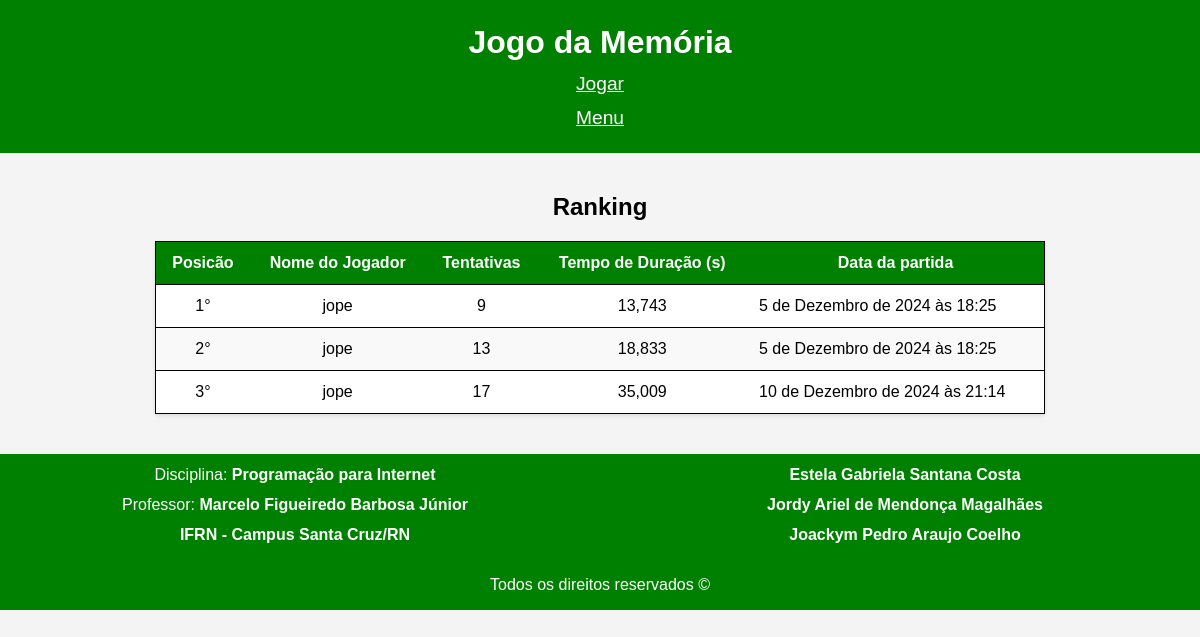
Before: /rank/ with the older database file.
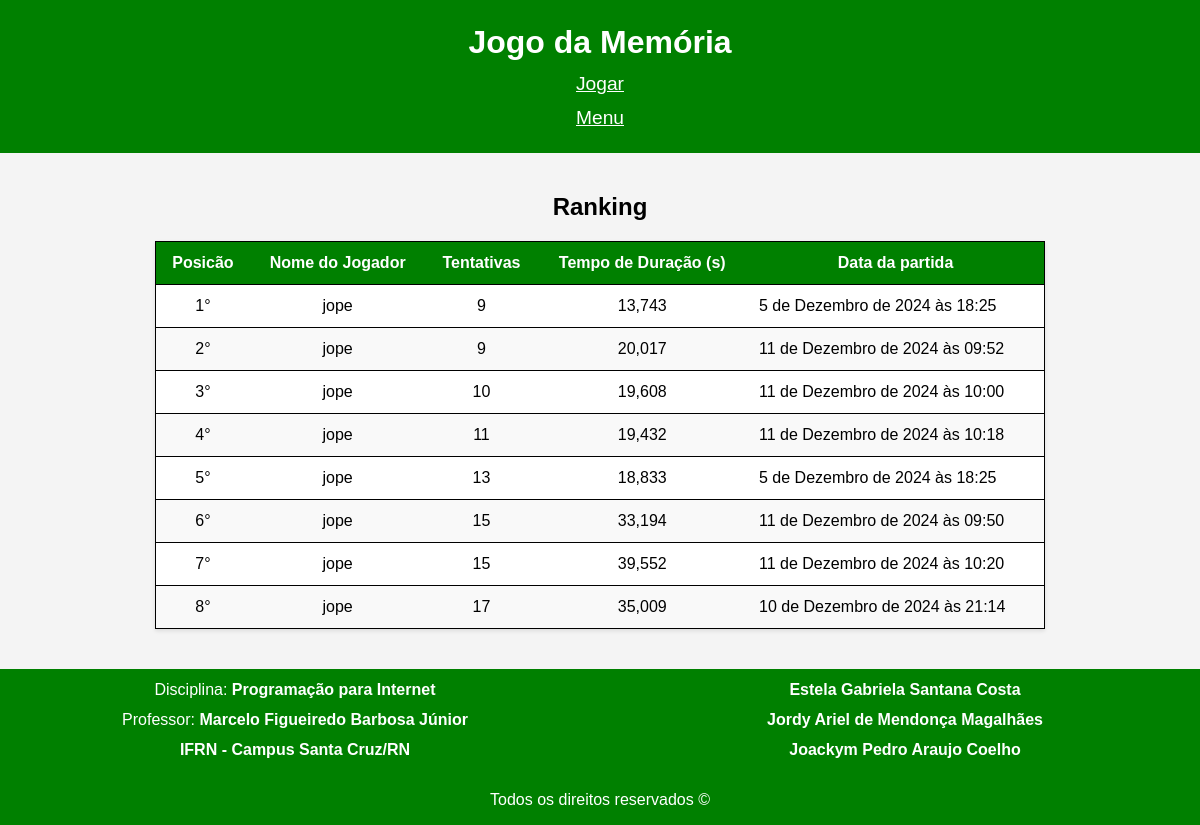
After: the same page with the newer database file.
### game/models.py (models this page shows, shortened)
class Partida(models.Model):
    nome_jogador = models.ForeignKey(User, on_delete=models.CASCADE)
    quant_tentativas = models.IntegerField(null=False)
    data_hora_partida = models.DateTimeField(auto_now_add=True, null=False)
    tempo_duracao = models.FloatField(null=True)

### game/views.py (the view)
# urls.py: path('rank/', views.ranking, name='ranking'),
def ranking(request):
    partidas_tabela = Partida.objects.all().order_by('quant_tentativas','tempo_duracao','-data_hora_partida')
    return render(request, 'ranking.html', {
        'partidas_tabela':partidas_tabela,
    })

### templates/ranking.html (shortened to what this page needs)
<!DOCTYPE html>
<html lang="pt-br">
<head>
    {% load static %}
    <link rel="stylesheet" href="{% static 'css/estiloRanking.css' %}?v=1.2">
</head>
<body class="padding-zero">
    <header>
        <h1>Jogo da Memória</h1>
        <p><a href="{% url 'game' %} " class="voltar-link">Jogar</a></p>
        <p><a href="{% url 'menu' %} " class="voltar-link">Menu</a></p>
    </header>
    <div class="container">
        <section>
            <table>
                <h2>Ranking</h2>
                <thead>
                    <tr>
                        <th>Posicão</th>
                        <th>Nome do Jogador</th>
                        <th>Tentativas</th>
                        <th>Tempo de Duração (s)</th>
                        <th>Data da partida</th>
                    </tr>
                </thead>
                <tbody>
                    {% for partida in partidas_tabela %}
                    <tr>
                        <td class='texto-center'>{{ forloop.counter }}&deg;</td>
                        <td class='texto-center'>{{ partida.nome_jogador }}</td>
                        <td class='texto-center'>{{ partida.quant_tentativas }}</td>
                        <td class='texto-center'>{{ partida.tempo_duracao }}</td>
                        <td>{{ partida.data_hora_partida }}</td>
                    </tr>
                    {% endfor %}
                </tbody>
            </table>
        </section>
    </div>
    <footer>
        <div class="container">
            <div>
                <p>Disciplina: <strong>Programação para Internet</strong></p>
                <p>Professor: <strong>Marcelo Figueiredo Barbosa Júnior</strong></p>
                <p><strong>IFRN - Campus Santa Cruz/RN</strong></p>
            </div>
            <div>
                <p><strong>Estela Gabriela Santana Costa</strong></p>
                <p><strong>Jordy Ariel de Mendonça Magalhães</strong></p>
                <p><strong>Joackym Pedro Araujo Coelho</strong></p>
            </div>
        </div>
        <p>Todos os direitos reservados &copy;</p>
    </footer>
</body>
</html>

### setup/static/css/estiloRanking.css (style rules this page uses)
* { font-family: Arial, Helvetica, sans-serif; box-sizing: border-box; }
body { margin: 0; padding: 0; background-color: #f4f4f4; }
header, footer { background-color: green; color: white; text-align: center; }
header { padding: 12px; }
header h1, p { margin: 12px; }
header p { font-size: 1.2em; }
a { color: rgb(255, 255, 255); }
.container { display: flex; justify-content: center; gap: 20px; margin: 20px auto; max-width: 1200px; }
section { width: calc(75% - 10px); margin: 0; }
section > h2 { text-align: center; }
table { width: 100%; border-collapse: collapse; margin-bottom: 20px; background-color: #fff; box-shadow: 0 2px 4px rgba(0, 0, 0, 0.1); border-left: 1px solid black; border-right: 1px solid black; border-top: 1px solid black; }
thead { background-color: green; color: white; }
tr { text-align: center; }
th, td { text-align: center; padding: 12px; text-align: left; border-bottom: 1px solid #000; }
th { background-color: green; color: #fff; font-weight: bold; text-align: center; }
.texto-center { text-align: center; }
tbody tr:nth-child(even) { background-color: #f9f9f9; }
footer div { flex: 1; }
footer > p { padding-bottom: 1em; margin-bottom: 0; }

Changed rows visible on the page:
added Partida: nome_jogador "jope", quant_tentativas "9", tempo_duracao "20,017", data_hora_partida "11 de Dezembro de 2024 às 09:52"
added Partida: nome_jogador "jope", quant_tentativas "10", tempo_duracao "19,608", data_hora_partida "11 de Dezembro de 2024 às 10:00"
added Partida: nome_jogador "jope", quant_tentativas "11", tempo_duracao "19,432", data_hora_partida "11 de Dezembro de 2024 às 10:18"
added Partida: nome_jogador "jope", quant_tentativas "15", tempo_duracao "33,194", data_hora_partida "11 de Dezembro de 2024 às 09:50"
added Partida: nome_jogador "jope", quant_tentativas "15", tempo_duracao "39,552", data_hora_partida "11 de Dezembro de 2024 às 10:20"
